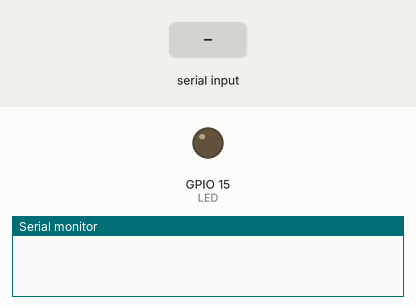
A program run on a simulated ESP32. Shown: output pins drawn as LEDs (lit = HIGH), the last lines printed to the serial monitor. The inputs (shaded band) are chosen by the test bench.

Above: at 1.2 s.
1.3 s: "ON" received over the second serial link
At 2.1 s:
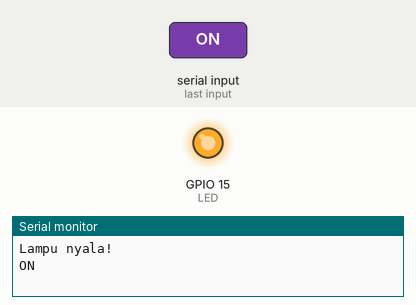
2.8 s: "OFF" received over the second serial link
At 3.7 s:
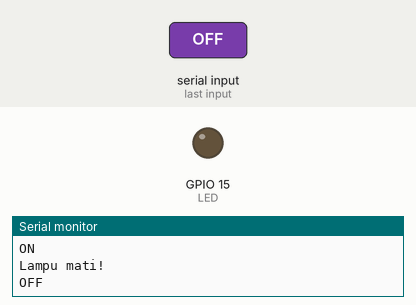
Timing chart, 0 to 5.8 s (numbered marks = the images above; inputs shaded):
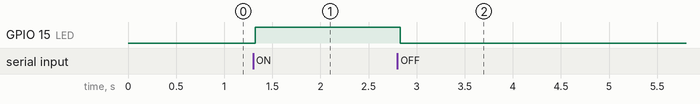

The program:

main.cpp
```cpp
#include <Arduino.h>
#include <HardwareSerial.h>

HardwareSerial mySerial(1); // use UART2
String data;
int LED = 15;

void setup()
{
  Serial.begin(115200);
  mySerial.begin(15200, SERIAL_8N1, 16, 17);
  pinMode(LED, OUTPUT);
}

void loop()
{
  // berikut data yang dibaca dari serial monitor sendiri, kemudian dikirim ke perangkat lain
  while (Serial.available() > 0)
  {
    delay(10);
    char d = Serial.read();
    data += d;
  }

  if (data.length() > 0)
  {
    mySerial.print(data);
    data = "";
  }

  // berikut code untuk membaca data dari perangkat lain
  while (mySerial.available() > 0)
  {
    delay(10);
    char d = mySerial.read();
    data += d;

    if (data == "OFF" || data == "off")
    {
      digitalWrite(LED, LOW);
      Serial.println("Lampu mati!");
    }
    if (data == "ON" || data == "on")
    {
      digitalWrite(LED, HIGH);
      Serial.println("Lampu nyala!");
    }
  }
  if (data.length() > 0)
  {
    Serial.println(data);
    data = "";
  }
}
```

Measured:
- after the input at 1.3 s, GPIO 15 (LED): LOW → HIGH at once
- after the input at 2.8 s, GPIO 15 (LED): HIGH → LOW at once
